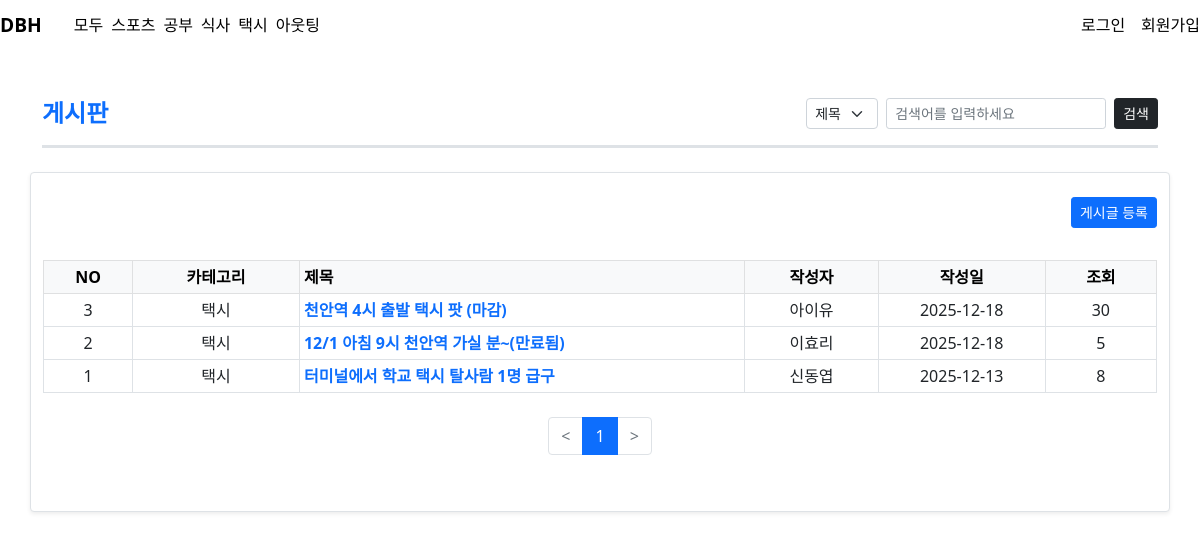
The app's page /src/index/index.php?cr=4 with its own data.
### tables this page shows
CREATE TABLE board (
    board_id INT PRIMARY KEY AUTO_INCREMENT,
    fk_member_id INT NOT NULL,
    fk_activity_id INT,
    title VARCHAR(100) NOT NULL,
    content TEXT NOT NULL,
    reg_date DATETIME NOT NULL DEFAULT CURRENT_TIMESTAMP,
    modify_date DATETIME,
    real_yn TINYINT NOT NULL,
    hits INT,
    isDiffSelect TINYINT,
    FOREIGN KEY (fk_member_id) REFERENCES members(member_id) ON DELETE CASCADE,
    FOREIGN KEY (fk_activity_id) REFERENCES activity(activity_id) ON DELETE CASCADE
);

### src/index/index.php (the view, shortened to what this page needs)
<?php
include("../../inc/head.php");
$p = isset($_GET['p']) ? $_GET['p'] : 1;
$keyFiled = isset($_GET['keyFiled']) ? $_GET['keyFiled'] : "";
$keyWord = isset($_GET['keyWord']) ? $_GET['keyWord'] : "";
$where = '';
if($keyFiled != ""){
    $where = ' AND ' . $keyFiled.' like "%'.$keyWord.'%"';
}else{
    $where = ' ';
}
$baseWhere = ' 1=1';
$cr = isset($_GET['cr']) ? $_GET['cr'] : false;
$bind = array();
if($cr){
    $baseWhere .= " AND bc.fk_category_id = ? ";
    $sql = "
    SELECT b.*, m.user_name, c.*
    FROM board b
        inner join members m on b.fk_member_id = m.member_id
        inner join board_categories bc on bc.fk_board_id = b.board_id
        INNER JOIN categories c ON bc.fk_category_id = c.category_id
	WHERE". $baseWhere . $where . ' GROUP BY b.board_id, m.user_name';
    $orderBy = 'ORDER BY board_id DESC';
    $bind = array('fk_category_id' => $cr);
}
list($rows,$cnt,$navi) = PAGE($sql, $bind, 10, $orderBy, '');
$cnt = $cnt - (($p-1) * 10);
?>
<section>
    <div class="container my-5">
        <div class="row justify-content-center mb-4">
            <div class="col-12">
                <header class="d-flex justify-content-between align-items-center pb-3 border-bottom border-3">
                    <h4 class="fs-4 fw-bold text-primary mb-0">게시판</h4>
                    <form method="get" class="d-flex align-items-center">
                        <div class="d-flex gap-2">
                            <select name="keyFiled" class="form-select form-select-sm w-auto">
                                <option value="title" <?=$keyFiled == "title"? "selected":""?>>제목</option>
                            </select>
                            <input type="text" name="keyWord" class="form-control form-control-sm" value="<?=$keyWord?>" placeholder="검색어를 입력하세요">
                            <button class="btn btn-dark btn-sm d-flex align-items-center">검색</button>
                        </div>
                    </form>
                </header>
            </div>
        </div>
        <div class="row">
            <div class="col-12 py-4 bg-white border rounded shadow-sm">
                <div class="d-flex justify-content-end mb-3">
                    <a href="../Board/board_write.php?<?=reset_GET('p')."&p=$p"?>" class="btn btn-primary btn-sm">게시글 등록</a>
                </div>
                <div class="py-3">
                    <div class="table-responsive">
                        <table class="table table-bordered table-hover table-sm">
                            <thead class="table-light">
                            <tr class="fw-bold">
                                <th class="text-center" style="width: 8%;">NO</th>
                                <th class="text-center" style="width: 15%;">카테고리</th>
                                <th class="text-start">제목</th> <th class="text-center" style="width: 12%;">작성자</th>
                                <th class="text-center" style="width: 15%;">작성일</th>
                                <th class="text-center" style="width: 10%;">조회</th>
                            </tr>
                            </thead>
                            <tbody>
                            <?php
                            if(empty($rows[0])){
                            ?>
                            <?php
                            }else{
                            foreach ($rows as $row):
                                $board_id = $row['board_id'];
                                $sql = "SELECT * FROM board_categories
                                        inner join categories on category_id = fk_category_id
                                        WHERE fk_board_id = $board_id ";
                                $Crow=A($sql, '' , '');
                                $category_names = array_column($Crow, 'category_name');
                                $category = implode(', ', $category_names);
                                ?>
                                <tr>
                                    <td class="text-center"><?=$cnt?></td>
                                    <td class="text-center"><?=$category?>  </td>
                                    <td class="text-start"><a href="../Board/board_write.php?board_id=<?=$board_id?>&toIndex=1" class="text-decoration-none text-primary fw-bold"><?=$row['title']?></td></a>
                                    <td class="text-center"><?=$row['user_name']?></td>
                                    <td class="text-center"><?=substr($row['reg_date'],0,10)?></td>
                                    <td class="text-center"><?=$row['hits']?:0?></td>
                                </tr>
                            <?php $cnt--; endforeach;}?>
                            </tbody>
                        </table>
                    </div>
                    <div class="d-flex justify-content-center pt-2">
                        <?= $navi;?>
                    </div>
                </div>
            </div>
        </div>
    </div>
</section>
<?php
include("../../inc/footer.php");
?>

### css/main.style.css (style rules this page uses)
body { margin: 0; }
header button { flex-shrink: 0; min-width: fit-content; white-space: nowrap; }

### records on screen
board: category "택시", title "천안역 4시 출발 택시 팟 (마감)", user_name "아이유", reg_date "2025-12-18", hits "30"
board: category "택시", title "12/1 아침 9시 천안역 가실 분~(만료됨)", user_name "이효리", reg_date "2025-12-18", hits "5"
board: category "택시", title "터미널에서 학교 택시 탈사람 1명 급구", user_name "신동엽", reg_date "2025-12-13", hits "8"
